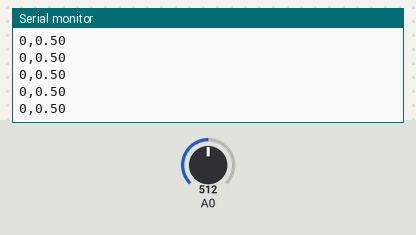
Simulated run of this sketch. Board: Arduino Uno, built with avr-gcc and run on an emulated ATmega328P. Parts: the last lines printed to the serial monitor. The inputs (shaded band) are chosen by the test bench; at power-on: A0 = 512.

Above: at 1.2 s.
1.3 s: A0 set to 716
At 2.3 s:
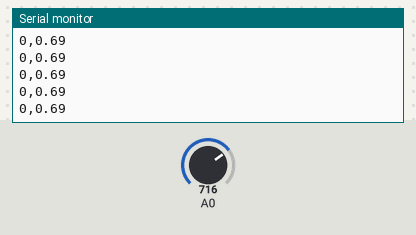
2.8 s: A0 set to 900
At 3.7 s:
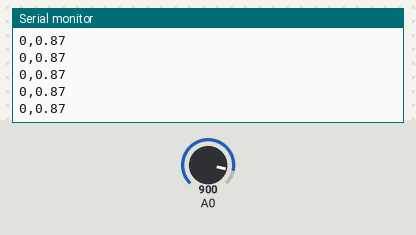
Timing chart, 0 to 5.8 s (numbered marks = the images above; inputs shaded):
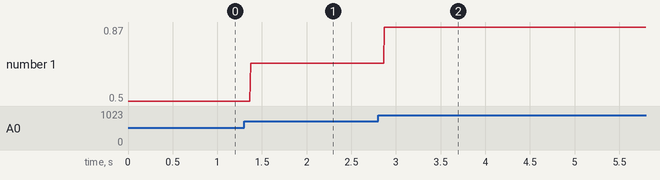

Measured:
- after the input at 1.3 s, the serial monitor: prints a new line after 0.07 s (image 1)
- after the input at 2.8 s, the serial monitor: prints a new line after 0.07 s (image 2)
- plotted number 1: 0.5 → 0.69 after the input at 1.3 s, 0.69 → 0.87 after the input at 2.8 s

The sketch:

arduino-sketch.ino
```cpp
float valor;

void setup() {
  Serial.begin(9600);

}

void loop() {
  valor = map(analogRead(A0),0, 1023,0,100);
  Serial.print("0,");
  Serial.println(valor/100.0);
  delay(2);

}
```
